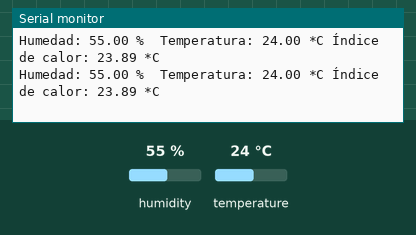
A sketch run on a simulated Arduino Uno, built with avr-gcc and run on an emulated ATmega328P. Shown: the last lines printed to the serial monitor. Inputs (shaded band) come from the test bench; at power-on: temperature 24 °C, humidity 55 %.

Above: at 3.8 s.
3.9 s: temperature set to 28 °C
At 5.9 s:
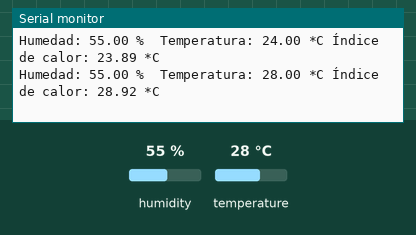
10.1 s: humidity set to 22 %
At 11.0 s:
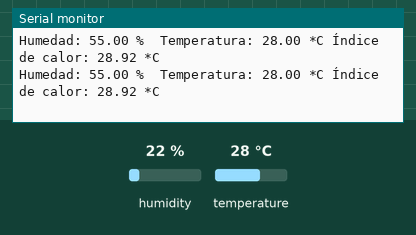
13.0 s: humidity set to 40 %
At 14.0 s:
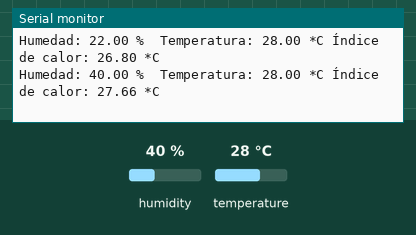
Timing chart, 0 to 16.0 s (numbered marks = the images above; inputs shaded):
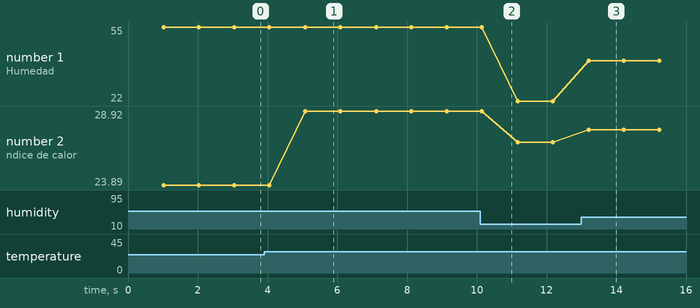

The sketch:

scriptArduino.ino
```cpp
#include <DHT.h>

#define DHTPIN 2
#define DHTTYPE DHT11

DHT dht(DHTPIN, DHTTYPE);

void setup() {
  // put your setup code here, to run once:
  Serial.begin(9600);
  dht.begin();
}

void loop() {
  // put your main code here, to run repeatedly:
  delay(1000);
  // Leemos la humedad relativa
  float h = dht.readHumidity();
  // Leemos la temperatura en grados centígrados (por defecto)
  float t = dht.readTemperature();
  // Leemos la temperatura en grados Fahrenheit
  float f = dht.readTemperature(true);

  // Comprobamos si ha habido algún error en la lectura
  if (isnan(h) || isnan(t) || isnan(f)) {
    Serial.println("Error obteniendo los datos del sensor DHT11");
    return;
  }

  // Calcular el índice de calor en grados centígrados
  float hic = dht.computeHeatIndex(t, h, false);

  Serial.print("Humedad: ");
  Serial.print(h);
  Serial.print(" %\t");
  Serial.print("Temperatura: ");
  Serial.print(t);
  Serial.print(" *C ");
  Serial.print("Índice de calor: ");
  Serial.print(hic);
  Serial.println(" *C ");
}
```

Measured:
- after the input at 3.9 s, the serial monitor: prints a new line after 1.2 s (image 1)
- after the input at 13.0 s, the serial monitor: prints a new line after 0.20 s (image 3)
- plotted number 1: 55 → 22 after the input at 10.1 s, 22 → 40 after the input at 13.0 s
- plotted number 2: 23.89 → 28.92 after the input at 3.9 s, 28.92 → 26.8 after the input at 10.1 s, 26.8 → 27.66 after the input at 13.0 s
